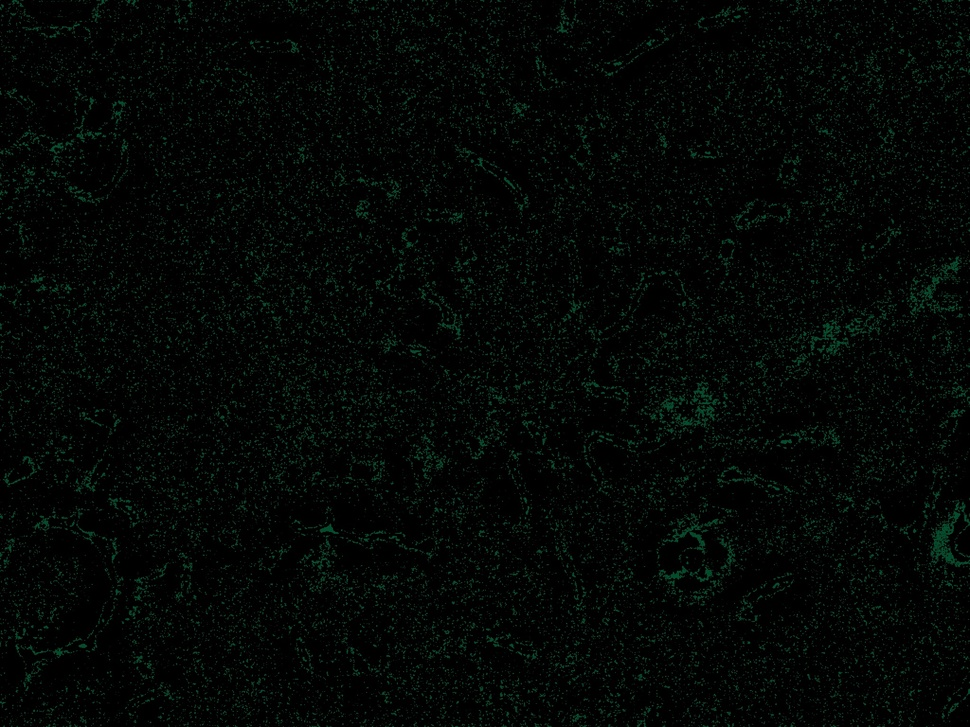
#> input picture images/analysis3.jpg, 970 x 727 px, shrunk from 2048 x 1536 before the run, found by its file name
$ python overlay.py
#> lines starting #> are read from the running program, lines starting #| are printed output that depends on the picture
from PIL import Image
import numpy as np

background = Image.open("/mnt/projects/sinhasa3/analysis3.jpg")
#> background is the input picture: PIL image 970x727 RGB; mean R, G, B 3.8, 7.1, 5.1
overlay = Image.open("/mnt/projects/sinhasa3/analysis1.jpg")
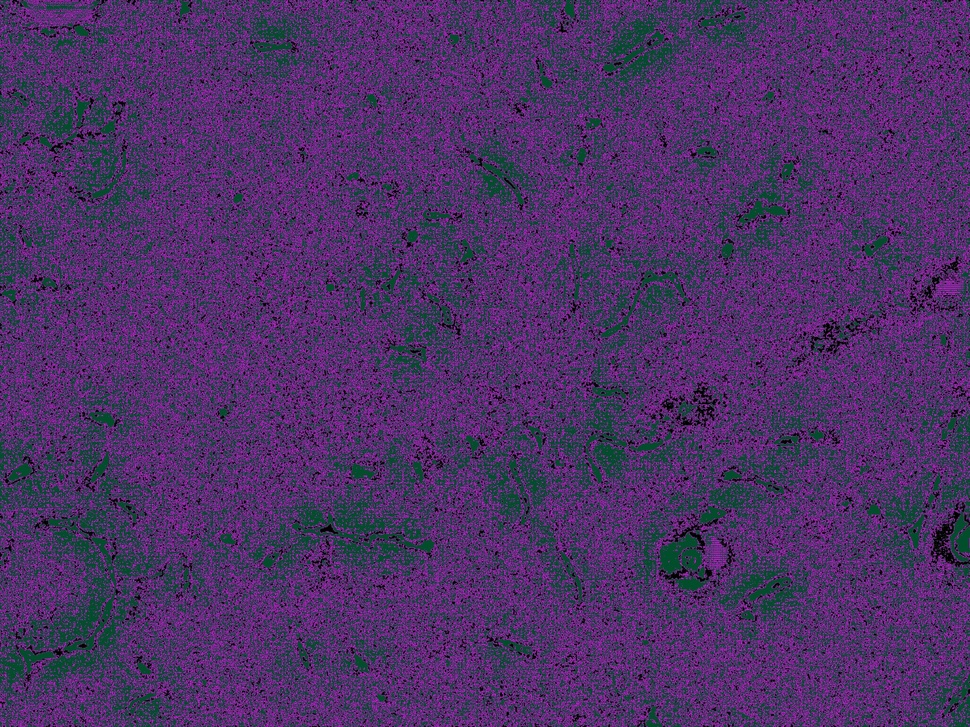
#> input picture images/analysis1.jpg, 970 x 727 px, shrunk from 2048 x 1536 before the run, found by its file name
#> overlay is the input picture: PIL image 970x727 RGB; mean R, G, B 77.8, 50, 103.5

background = background.convert("RGBA")
#> background: PIL image 970x727 RGBA
overlay = overlay.convert("RGBA")
#> overlay: PIL image 970x727 RGBA

new_img = Image.blend(background, overlay, 0.5)
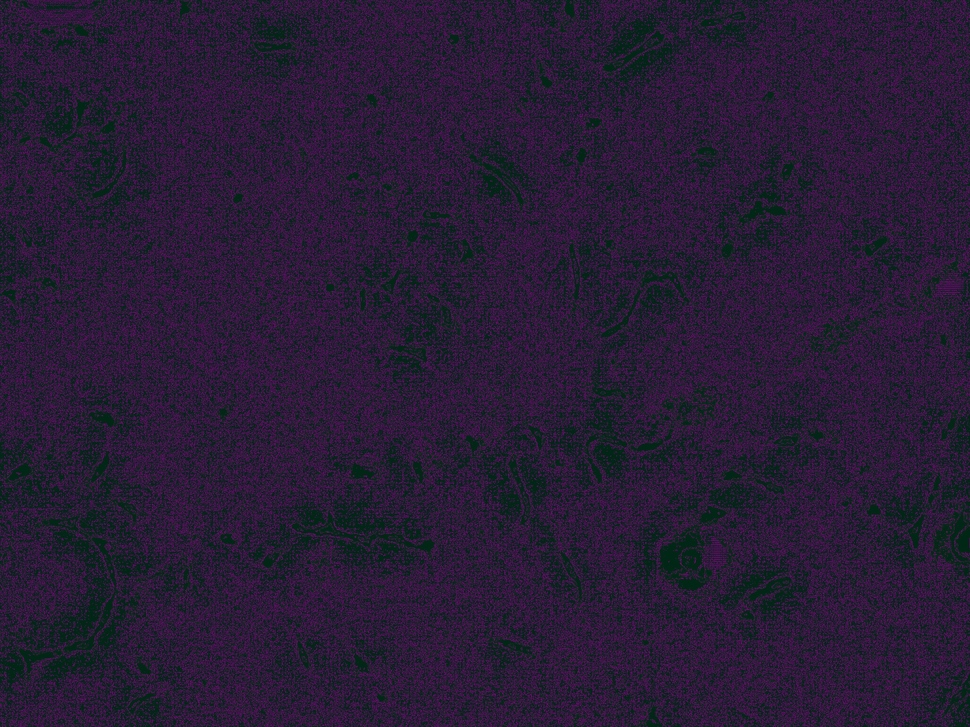
#> new_img: PIL image 970x727 RGBA; mean R, G, B, A 40.5, 28.3, 54.1, 255
new_img.save("overlay.png","PNG")
